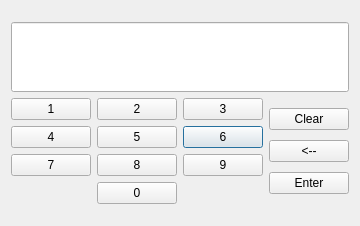
<?xml version="1.0" encoding="UTF-8"?>
<ui version="4.0">
 <class>pinUI</class>
 <widget class="QDialog" name="pinUI">
  <property name="geometry">
   <rect>
    <x>0</x>
    <y>0</y>
    <width>244</width>
    <height>226</height>
   </rect>
  </property>
  <property name="windowTitle">
   <string>Dialog</string>
  </property>
  <layout class="QGridLayout" name="gridLayout_2">
   <item row="0" column="0">
    <layout class="QVBoxLayout" name="verticalLayout_3">
     <item>
      <widget class="QLineEdit" name="infoScreen">
       <property name="maximumSize">
        <size>
         <width>16777215</width>
         <height>70</height>
        </size>
       </property>
       <property name="font">
        <font>
         <pointsize>24</pointsize>
        </font>
       </property>
       <property name="alignment">
        <set>Qt::AlignCenter</set>
       </property>
       <property name="readOnly">
        <bool>true</bool>
       </property>
       <property name="placeholderText">
        <string/>
       </property>
      </widget>
     </item>
     <item>
      <layout class="QHBoxLayout" name="horizontalLayout">
       <item>
        <layout class="QGridLayout" name="gridLayout" rowstretch="0,0,0,0" columnstretch="0,0,0">
         <property name="sizeConstraint">
          <enum>QLayout::SetDefaultConstraint</enum>
         </property>
         <item row="1" column="2">
          <widget class="QPushButton" name="button6">
           <property name="text">
            <string>6</string>
           </property>
          </widget>
         </item>
         <item row="3" column="1">
          <widget class="QPushButton" name="button0">
           <property name="text">
            <string>0</string>
           </property>
          </widget>
         </item>
         <item row="1" column="1">
          <widget class="QPushButton" name="button5">
           <property name="text">
            <string>5</string>
           </property>
          </widget>
         </item>
         <item row="0" column="2">
          <widget class="QPushButton" name="button3">
           <property name="text">
            <string>3</string>
           </property>
          </widget>
         </item>
         <item row="0" column="0">
          <widget class="QPushButton" name="button1">
           <property name="text">
            <string>1</string>
           </property>
          </widget>
         </item>
         <item row="1" column="0">
          <widget class="QPushButton" name="button4">
           <property name="text">
            <string>4</string>
           </property>
          </widget>
         </item>
         <item row="2" column="1">
          <widget class="QPushButton" name="button8">
           <property name="text">
            <string>8</string>
           </property>
          </widget>
         </item>
         <item row="2" column="0">
          <widget class="QPushButton" name="button7">
           <property name="text">
            <string>7</string>
           </property>
          </widget>
         </item>
         <item row="0" column="1">
          <widget class="QPushButton" name="button2">
           <property name="text">
            <string>2</string>
           </property>
          </widget>
         </item>
         <item row="2" column="2">
          <widget class="QPushButton" name="button9">
           <property name="text">
            <string>9</string>
           </property>
          </widget>
         </item>
        </layout>
       </item>
       <item>
        <layout class="QVBoxLayout" name="verticalLayout_2">
         <property name="spacing">
          <number>0</number>
         </property>
         <item>
          <widget class="QPushButton" name="buttonClr">
           <property name="text">
            <string>Clear</string>
           </property>
          </widget>
         </item>
         <item>
          <widget class="QPushButton" name="buttonBck">
           <property name="text">
            <string>&lt;--</string>
           </property>
          </widget>
         </item>
         <item>
          <widget class="QPushButton" name="buttonEnter">
           <property name="text">
            <string>Enter</string>
           </property>
          </widget>
         </item>
        </layout>
       </item>
      </layout>
     </item>
    </layout>
   </item>
  </layout>
 </widget>
 <resources/>
 <connections/>
</ui>
